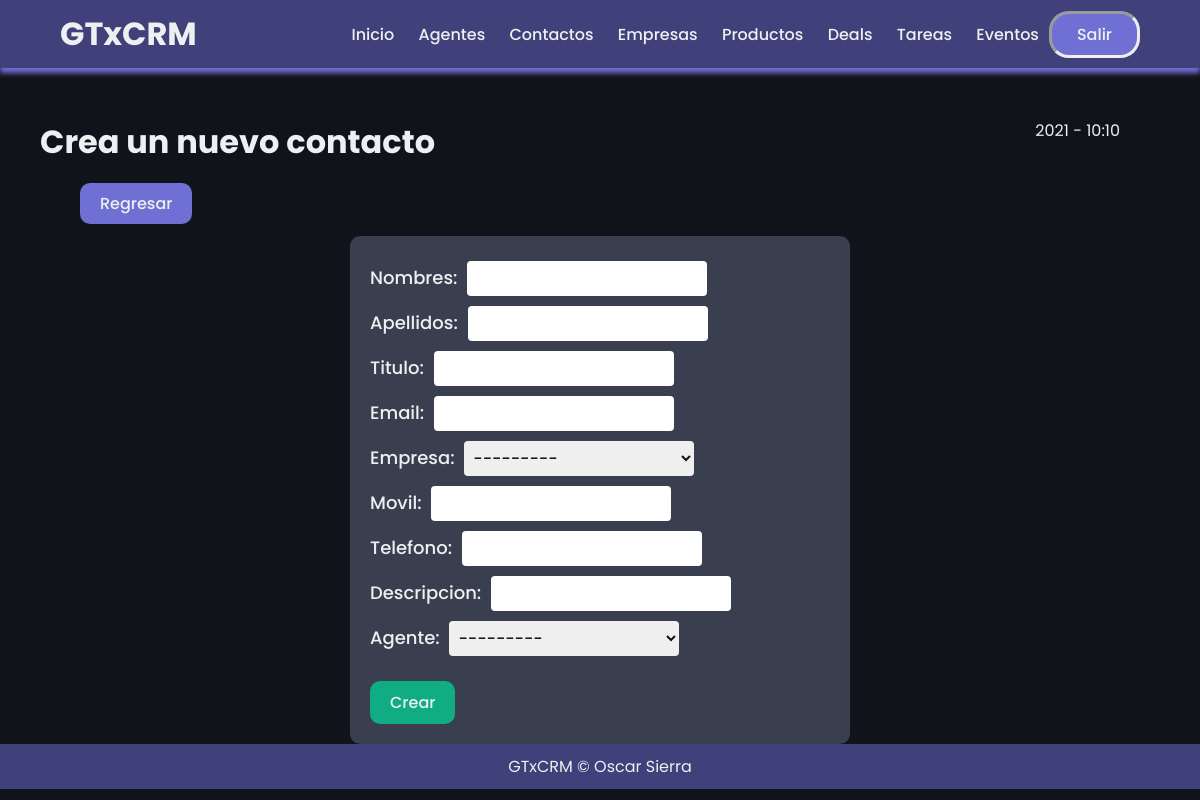
The app's page /contactos/crearcontacto/ (signed in), older data.
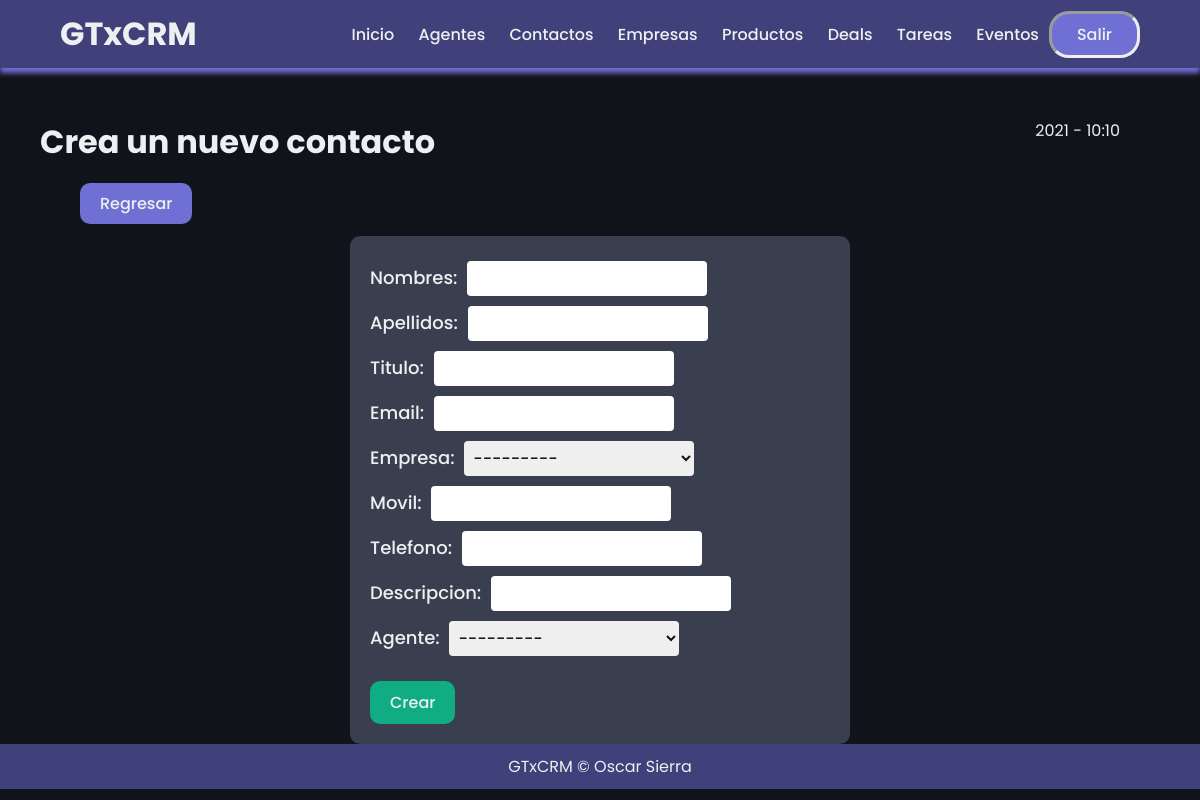
The same page, newer data.
### mainapp/models.py (models this page shows)
class Empresa(models.Model):
    nombre = models.CharField(max_length=45)
    telefono = models.CharField(max_length=45)
    website = models.CharField(max_length=45)
    descripcion = models.CharField(max_length=200)
    calleFacturacion = models.CharField(max_length=45)
    ciudadFacturacion = models.CharField(max_length=45)
    estadoFacturacion = models.CharField(max_length=45)
    paisFacturacion = models.CharField(max_length=45)
    codigoFacturacion = models.CharField(max_length=45)
    agente = models.ForeignKey("Agent", on_delete=models.CASCADE)
    def __str__(self):
        return f'{self.nombre} - {self.telefono}'

### mainapp/views.py (the view, shortened to what this page needs)
# urls.py: path('contactos/crearcontacto/', leadCreatelView.as_view(), name='lead_create'),
class leadCreatelView(LoginRequiredMixin, CreateView):
    template_name="leads/lead_create.html"
    form_class = LeadModelForm

### mainapp/forms.py
class LeadModelForm(forms.ModelForm):
    class Meta:
        model = Lead
        fields = (
            'nombres',
            'apellidos',
            'titulo',
            'email',
            'empresa',
            'movil',
            'telefono',
            'descripcion',
            'agente'
        )

### mainapp/models.py (called while the page is built)
    def __str__(self):
        return self.user.username

### mainapp/templates/leads/lead_create.html (shortened to what this page needs)
{% extends 'layouts/layouts.html'%}
{% block content %}
<div class="start">
    <div class="initial">
        <h1>Crea un nuevo contacto</h1>
            <div id="time">
                {% now "Y - h:m"%}
            </div>
        </div>
    </div>
<br/>
<div class="divbtn" style="margin-left: 40px;">
    <a class="backbtn" href="{% url 'lead_list' %}"><button>Regresar</button></a>
</div>
<div class="content">
    <div class="box">
        <form method="post">
            {{ form.as_p }}
            <button class="submitbtn" type="submit">Crear</button>
        </form>
    </div>
</div>
{% endblock %}

Row changes from the older to the newer data that the page shows:
added Empresa: agente "---------"
Text that changed along with them:
form field agente: "---------" → (not shown)
